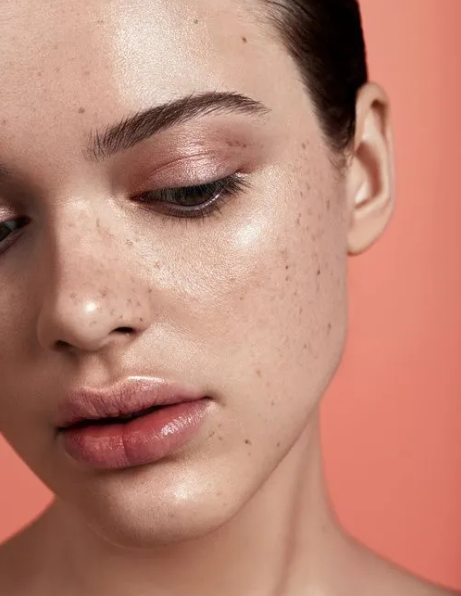
//> input picture opencv/opencv4 c++ 快速入门视频30讲/02_图像色彩空间转换/R-C.png, 461 x 596 px
$ ./main   (built with g++ and OpenCV 4)
//> lines starting //> are read from the running program, lines starting //| are printed output that depends on the picture
/*************************************************
Copyright (C), 2009-2012    , Level Chip Co., Ltd.
文件名:	main.cpp
作  者:	钱锐      版本: V0.1.0     新建日期: 2026.03.18
描  述: 图像色彩空间转换
备  注: 使用的是opencv4.12.0版本
修改记录:

  1.  日期: 2026.03.18
	  作者: 钱锐
	  内容:
		  1) 此为模板第一个版本;
	  版本:V0.1.0

*************************************************/

#include <iostream>

#include "opencv2/opencv.hpp"
#include "opencv2/imgproc/imgproc.hpp"

int main()
{
	std::string strWinName = "原图";
	std::string strWinNameGray = "灰度图";
	std::string strWinNameHSV = "色调-饱和度-亮度图";

	cv::Mat cMat = cv::imread("./R-C.png");
//> cMat is the input picture: 596 rows x 461 cols, CV_8UC3; mean B, G, R 116.7, 133.3, 187.4
	if (cMat.empty())
	{
		std::cout << __func__ << ", file not exist" << std::endl;
		return -1;
	}

	cv::Mat cMatGray;			//gray图像
	cv::Mat cMatHSV;			//hsv图像

	cv::cvtColor(cMat, cMatHSV, cv::ColorConversionCodes::COLOR_BGR2HSV);
//> cMatHSV: 596 rows x 461 cols, CV_8UC3; mean H, S, V 9.2, 102.8, 187.4
	cv::cvtColor(cMat, cMatGray, cv::ColorConversionCodes::COLOR_BGR2GRAY);
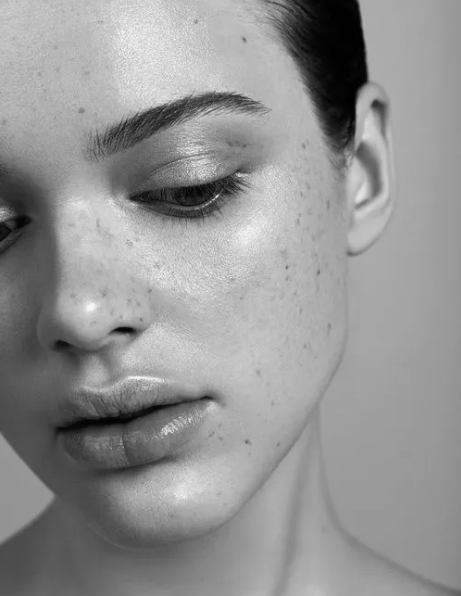
//> cMatGray: 596 rows x 461 cols, CV_8UC1; min 0, max 249, mean 147.6

	cv::namedWindow(strWinName);
	cv::namedWindow(strWinNameGray);
	cv::namedWindow(strWinNameHSV);

	//移动窗口
	cv::moveWindow(strWinName, 0, 20);
	cv::moveWindow(strWinNameGray, 10 + cMat.cols, 20);
	cv::moveWindow(strWinNameHSV, 10 + cMat.cols + 10 + cMatGray.cols, 20);

	std::cout << 10 + cMat.cols << ", " << 10 + cMat.cols + 10 + cMatGray.cols;
//| 471, 942
	cv::imshow(strWinName, cMat);
	cv::imshow(strWinNameGray, cMatGray);
	cv::imshow(strWinNameHSV, cMatHSV);
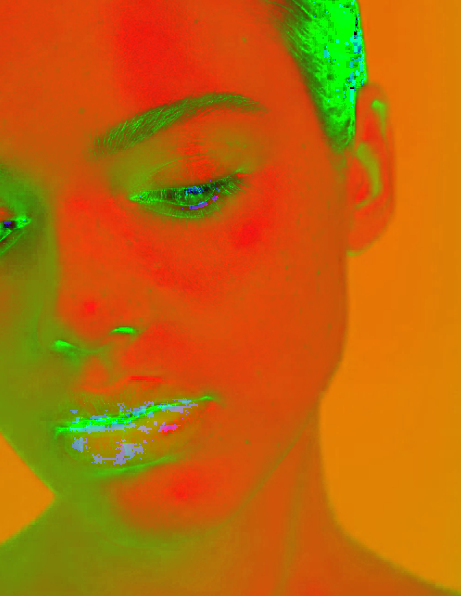
//> window '色调-饱和度-亮度图': 596 rows x 461 cols, CV_8UC3; mean B, G, R 9.2, 102.8, 187.4

	cv::imwrite("./灰度图.png", cMatGray);
	cv::imwrite("./色调-饱和度-亮度图.png", cMatHSV);

	cv::waitKey(0);

	cv::destroyAllWindows();

	return 0;
}
